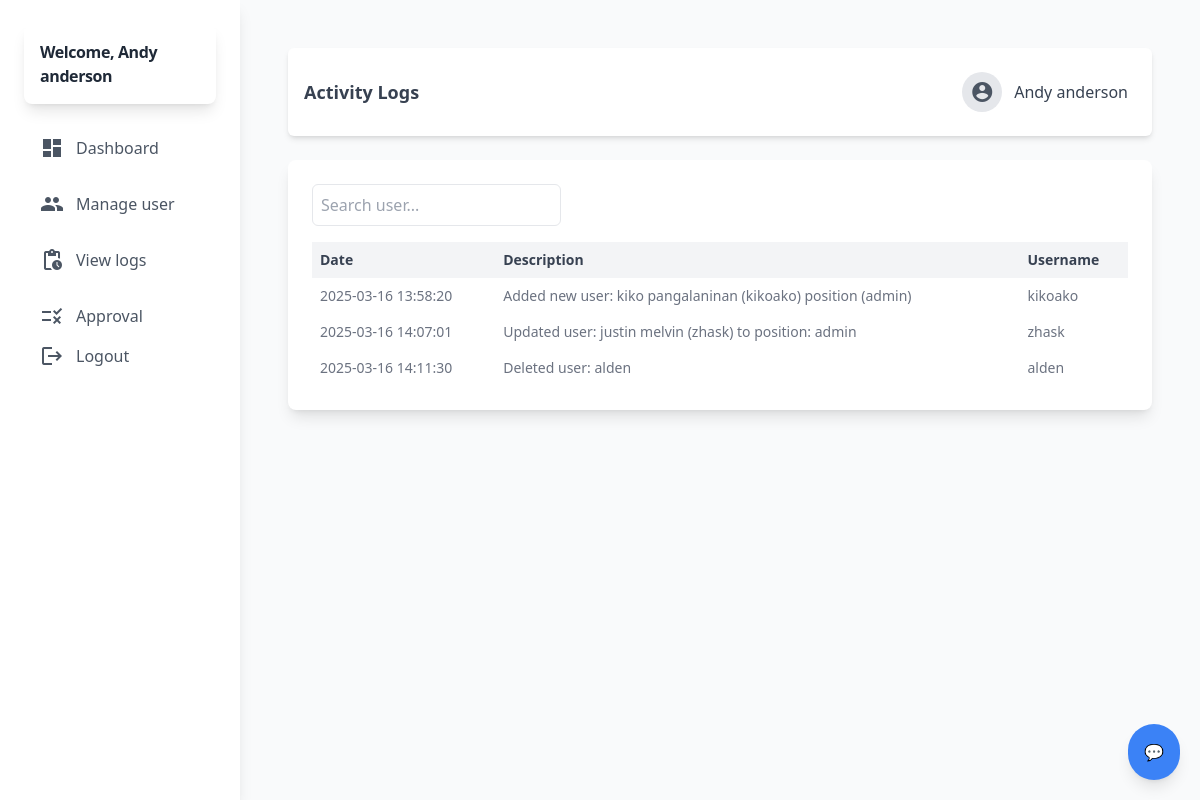
The app's page /admin/view_logs.php (signed in), older data.
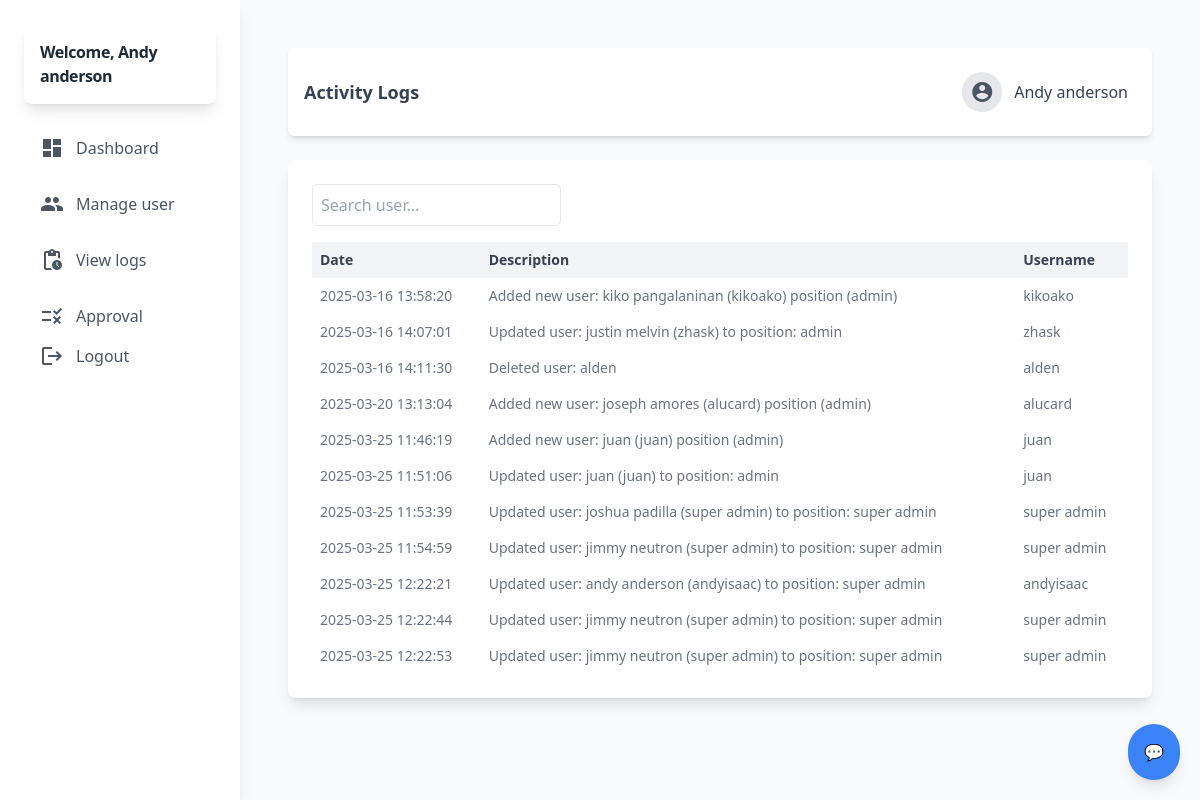
The same page, newer data.
### tables this page shows
CREATE TABLE `user` (
  `id` int(11) NOT NULL,
  `name` varchar(255) NOT NULL,
  `username` varchar(255) NOT NULL,
  `email` varchar(255) NOT NULL,
  `phone` varchar(60) NOT NULL,
  `profile_picture` varchar(255) DEFAULT NULL,
  `password` varchar(255) NOT NULL,
  `type` varchar(60) NOT NULL,
  `status` int(11) NOT NULL DEFAULT 1 COMMENT '0=deleted,1=existing'
);

CREATE TABLE `activity_logs` (
  `log_id` int(11) NOT NULL,
  `log_user_id` int(11) NOT NULL,
  `log_description` text NOT NULL,
  `log_date` timestamp NOT NULL DEFAULT current_timestamp() ON UPDATE current_timestamp()
);

### admin/backend/db.php (called while the page is built, shortened)
<?php
class db_connect
{
    public $host = db_host;
    public $user = db_user;
    public $pass = db_pass;
    public $name = db_name;
    public function connect()
    {
        try {
            $this->conn = new mysqli($this->host, $this->user, $this->pass, $this->name);
        } catch (\Throwable $th) {
            header("Location:setup.php");
        }
    }
}

### admin/backend/class.php (called while the page is built, shortened)
<?php
include ('db.php');
class global_class extends db_connect
{
    public function check_account($user_id ) {
        $query = "SELECT * FROM user WHERE id = $user_id";
        $result = $this->conn->query($query);
        $items = [];
        if ($result && $result->num_rows > 0) {
            while ($row = $result->fetch_assoc()) {
                $items[] = $row;
            }
        }
        return $items;
    }
    public function fetch_all_logs(){
        $query = $this->conn->prepare("SELECT * FROM `activity_logs`
        LEFT JOIN user ON user.id = activity_logs.log_user_id
        ");
        if ($query->execute()) {
            $result = $query->get_result();
            return $result;
        }
    }
}

### admin/backend/end-points/log_list.php (the view)
<?php
$fetch_all_user = $db->fetch_all_logs();
if ($fetch_all_user->num_rows>0): ?>
    <?php foreach ($fetch_all_user as $user):
        ?>
       <tr>
            <td class="p-2"><?php echo htmlspecialchars($user['log_date']); ?></td>
            <td class="p-2"><?php echo htmlspecialchars($user['log_description']); ?></td>
            <td class="p-2"><?php echo htmlspecialchars($user['username']); ?></td>
        </tr>
    <?php endforeach; ?>
<?php else: ?>
    <tr>
        <td colspan="5" class="p-2">No record found.</td>
    </tr>
<?php endif; ?>

### admin/components/header.php (shortened to what this page needs)
<?php
include('backend/class.php');
$db = new global_class();
if (isset($_SESSION['id'])) {
    $admin_id = intval($_SESSION['id']);
    $account = $db->check_account($admin_id);
} else {
   header('location: index.php');
}
?>
<!DOCTYPE html>
<html lang="en">
<head>
  <script src="https://cdn.tailwindcss.com"></script>
  <link rel="stylesheet" href="https://cdnjs.cloudflare.com/ajax/libs/AlertifyJS/1.13.1/css/alertify.css" />
</head>
<body class="bg-gray-100 font-sans antialiased">
  <div class="min-h-screen flex flex-col lg:flex-row">
<aside id="sidebar" class="bg-white shadow-lg w-64 lg:w-1/5 xl:w-1/6 p-6 space-y-6 lg:static fixed inset-y-0 left-0 z-50 transform -translate-x-full lg:translate-x-0 transition-transform duration-300 ease-in-out">
  <div class="flex items-center space-x-4 p-4 bg-white rounded-lg shadow-lg hover:shadow-xl transition-shadow duration-300">
  <h1 class="text-1xl font-bold text-gray-800 tracking-tight text-left lg:text-left hover:text-indigo-600 transition-colors duration-300">Welcome, <?=ucfirst($account[0]['name'])?></h1>
</div>
  <nav class="space-y-4 text-left lg:text-left">
    <?php if($account[0]['type']=="super admin"){?>
      <a href="index.php" class="flex items-center lg:justify-start space-x-3 text-gray-600 hover:text-blue-500 hover:bg-gray-100 px-4 py-2 rounded-md transition-all duration-300">
          <span class="material-icons">dashboard</span>
          <span>Dashboard</span>
      </a>
        <a href="manage_user.php" class="flex items-center lg:justify-start space-x-3 text-gray-600 hover:text-blue-500 hover:bg-gray-100 px-4 py-2 rounded-md transition-all duration-300">
          <span class="material-icons">group</span>
          <span>Manage user </span>
      </a>
      <a href="view_logs.php" class="flex items-center lg:justify-start space-x-3 text-gray-600 hover:text-blue-500 hover:bg-gray-100 px-4 py-2 rounded-md transition-all duration-300">
          <span class="material-icons">pending_actions</span>
          <span>View logs</span>
      </a>
      <a href="approval.php" class="flex items-center lg:justify-start space-x-3 text-gray-600 hover:text-blue-500 hover:bg-gray-100 px-4 py-2 rounded-md transition-all duration-300">
          <span class="material-icons">rule</span>
          <span>Approval</span>
      </a>
      <?php } ?>
      <a href="logout.php">
          <button class="flex items-center lg:justify-start  space-x-3 text-gray-600 hover:text-red-500 hover:bg-gray-100 px-4 py-2 rounded-md transition-all duration-300">
              <span class="material-icons">logout</span>
              <span>Logout</span>
          </button>
        </a>
  </nav>
</aside>
    <main class="flex-1 bg-gray-50 p-8 lg:p-12">

### admin/view_logs.php
<?php
include "components/header.php";
?>
<div class="flex justify-between items-center bg-white p-4 mb-6 rounded-md shadow-md">
    <h2 class="text-lg font-semibold text-gray-700">Activity Logs</h2>
    <a href="profile.php" class="flex items-center space-x-3 cursor-pointer hover:bg-gray-100 p-2 rounded-lg">
        <?php
        $userImage = !empty($account[0]['profile_picture']) ? $account[0]['profile_picture'] : null;
        ?>
        <div class="w-10 h-10 rounded-full overflow-hidden flex items-center justify-center bg-gray-200 text-gray-600">
            <?php if ($userImage): ?>
                <img src="../assets/upload_files/<?php echo $userImage; ?>" alt="User Avatar" class="w-full h-full object-cover">
            <?php else: ?>
                <span class="material-icons text-3xl">account_circle</span>
            <?php endif; ?>
        </div>
        <span class="text-gray-700 font-medium">
            <?php echo ucfirst($account[0]['name']); ?>
        </span>
    </a>
</div>
<div class="bg-white rounded-lg shadow-lg p-6">
    <div class="mb-4">
        <input type="text" id="searchInput" class="p-2 border rounded-md" placeholder="Search user...">
    </div>
    <div class="overflow-x-auto">
        <table id="userTable" class="display table-auto w-full text-sm text-left text-gray-500 dark:text-gray-400">
            <thead class="bg-gray-100 text-gray-700">
                <tr>
                    <th class="p-2">Date</th>
                    <th class="p-2">Description</th>
                    <th class="p-2">Username</th>
                </tr>
            </thead>
            <tbody>
                <?php include "backend/end-points/log_list.php"; ?>
            </tbody>
        </table>
    </div>
</div>
<?php
include "components/footer.php";
?>

### admin/components/footer.php (shortened to what this page needs)
 </main>
</div>
<div id="chat-button" class="fixed bottom-5 right-5 bg-blue-500 text-white p-4 rounded-full shadow-lg cursor-pointer hover:bg-blue-600 transition">
    💬
</div>
</body>
</html>

Row changes from the older to the newer data that the page shows:
added activity_logs: log_date "2025-03-20 13:13:04", log_description "Added new user: joseph amores (alucard) position (admin)", user.username "alucard"
added activity_logs: log_date "2025-03-25 11:46:19", log_description "Added new user: juan (juan) position (admin)", user.username "juan"
added activity_logs: log_date "2025-03-25 11:51:06", log_description "Updated user: juan (juan) to position: admin", user.username "juan"
added activity_logs: log_date "2025-03-25 11:53:39", log_description "Updated user: joshua padilla (super admin) to position: super admin", user.username "super admin"
added activity_logs: log_date "2025-03-25 11:54:59", log_description "Updated user: jimmy neutron (super admin) to position: super admin", user.username "super admin"
added activity_logs: log_date "2025-03-25 12:22:21", log_description "Updated user: andy anderson (andyisaac) to position: super admin", user.username "andyisaac"
added activity_logs: log_date "2025-03-25 12:22:44", log_description "Updated user: jimmy neutron (super admin) to position: super admin", user.username "super admin"
added activity_logs: log_date "2025-03-25 12:22:53", log_description "Updated user: jimmy neutron (super admin) to position: super admin", user.username "super admin"
